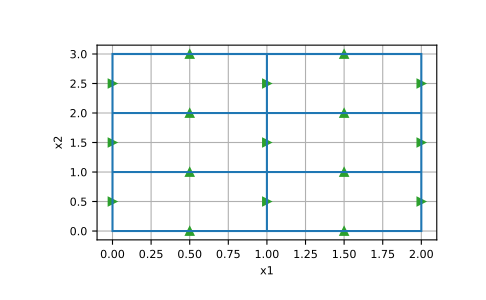

Generate this figure with Python:
import discretize
import numpy as np
import matplotlib.pyplot as plt
M = discretize.TensorMesh([np.ones(n) for n in [2,3]])
M.plot_grid(faces=True, show_it=True)
